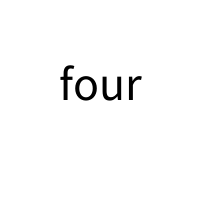
Frame 1 (no input)
Frame 60 (the mouse pressed at the canvas centre just before this capture): identical to frame 1, image omitted
Frame 120 (the mouse held since frame 60 and released just before this capture): identical to frame 1, image omitted

The Processing sketch that drew this single still picture (run headless with seeded random() and noise(); from frame 60 on, the mouse is pressed at the canvas centre):

// Processing sketch: sketch_3_oct_random_dice_
// ── sketch_3_oct_random_dice_.pde
float ran;

void setup()
{
  size(200,200);
  fill(0);
  textSize(48);
  textAlign(CENTER);
  
  ran = random(6);
}

void draw()
{ 
  background(255);
  String message ="";
  
  if (ran<1){
    message = "one";
  }
  else if (ran<2){
    message = "two";
  }
  else if (ran<3){
    message = "three"; 
  }else if(ran<4){
    message = "four";
  }
  else if (ran<5){
    message = "five";
  }
  else if (ran<6){
    message ="six";
  }
  text(message,width/2,height/2);
}
